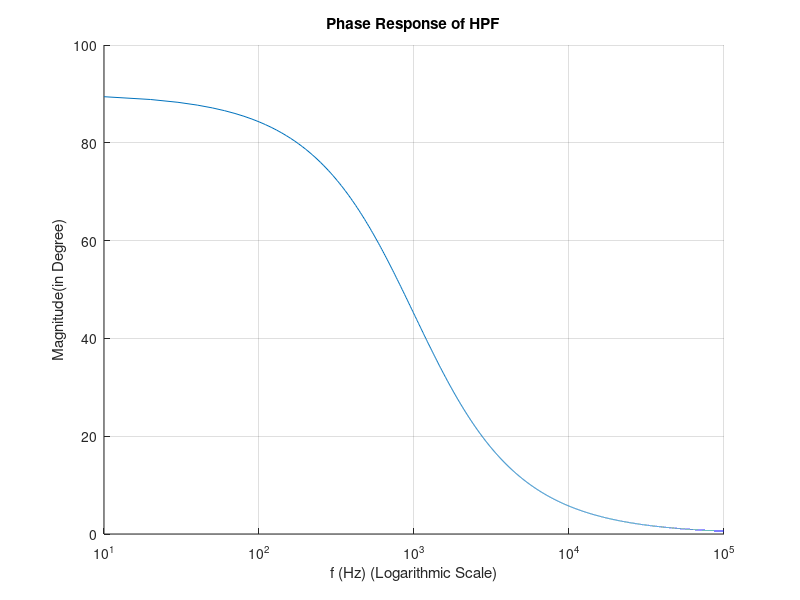

MATLAB code to generate this figure:
% Constants
f = [0:10:100000];
f_c = 1000; % cut off frequency
grid on;
hold on;
% High Pass Filter
xlabel('f (Hz) (Logarithmic Scale)');
ylabel('Magnitude(in Degree)');
title('Phase Response of HPF');

y_axis_LPF = atand(f_c ./ f);
semilogx(f, y_axis_LPF);

hold off;
